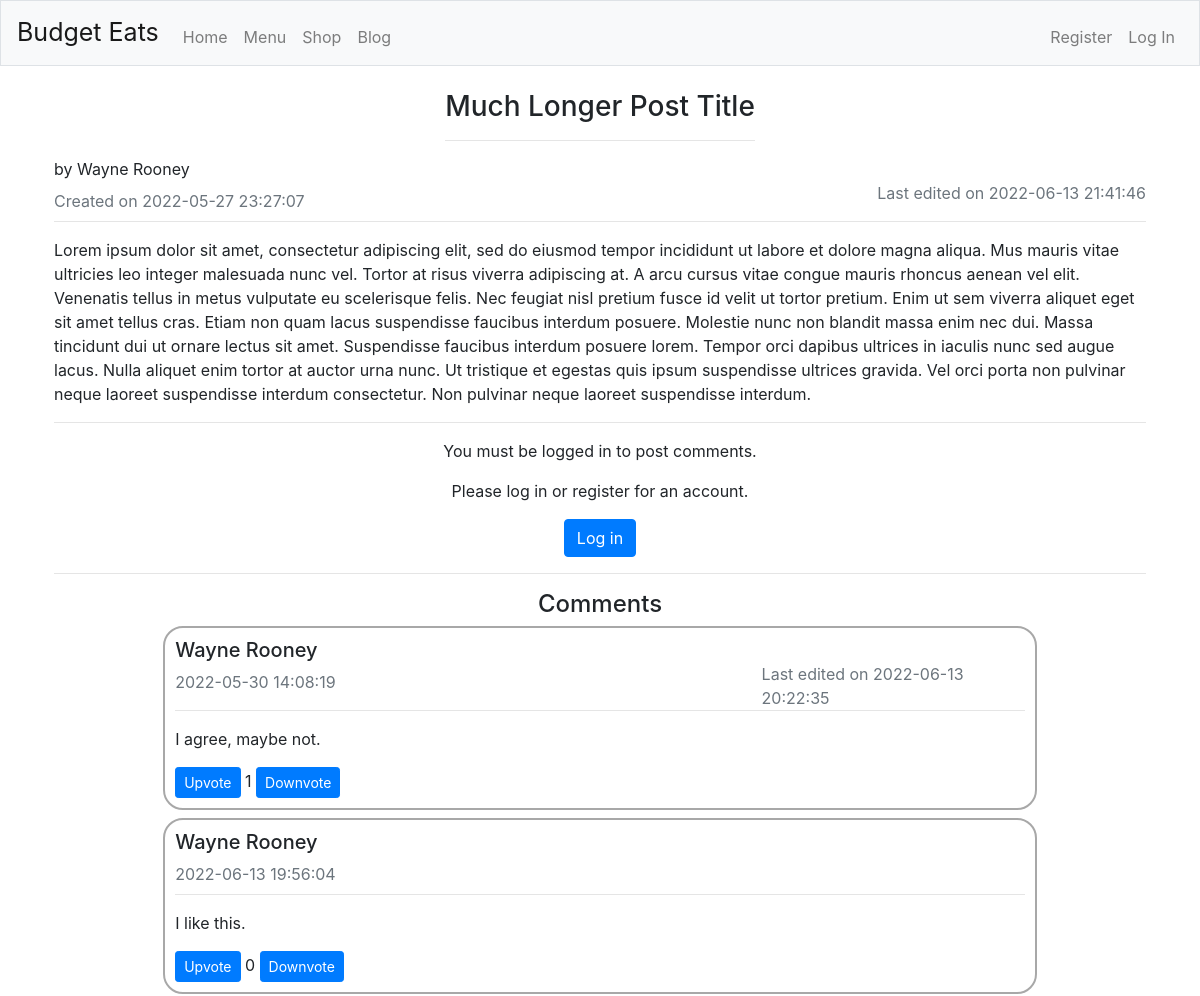
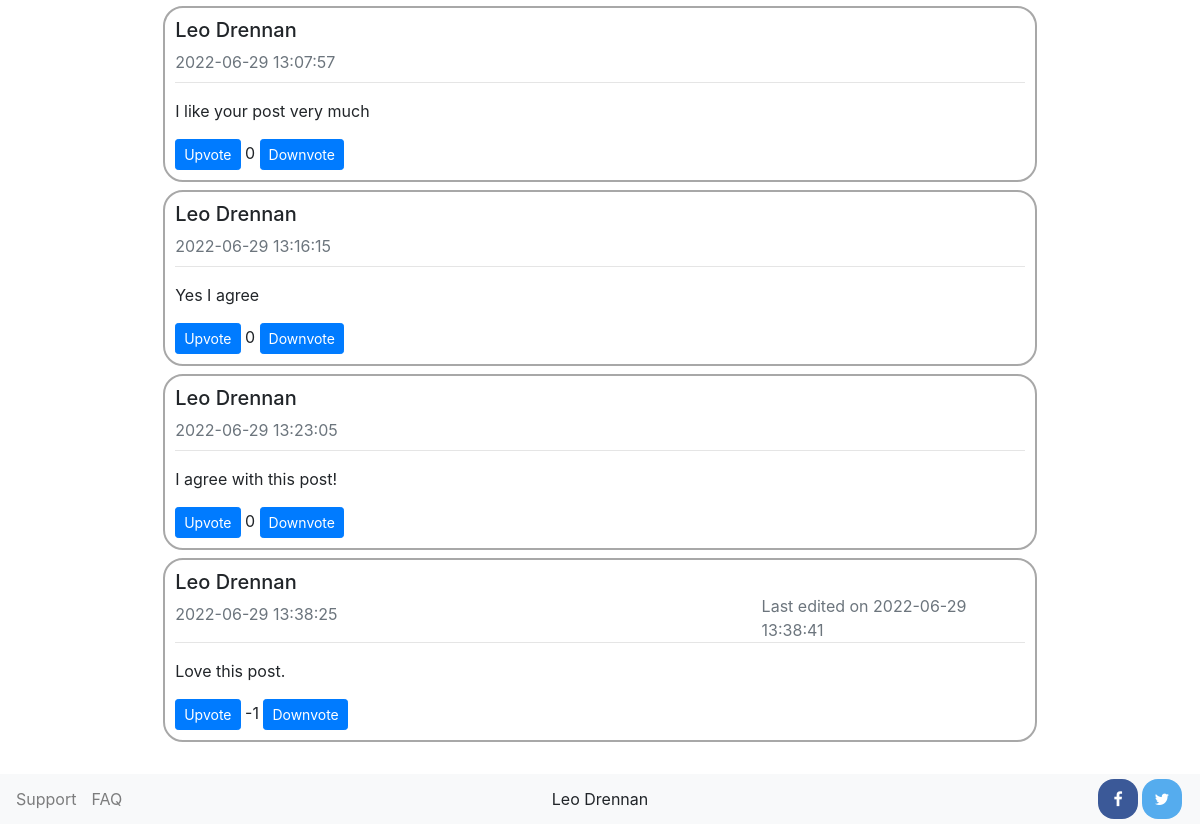
Page /blog/3 on the committed database (2 pictures, top to bottom).
### tables this page shows
CREATE TABLE posts (
    id INTEGER,
    user_id INTEGER,
    title TEXT,
    content TEXT,
    timestamp DATETIME,
    last_action DATETIME, edit DATETIME,
    PRIMARY KEY(id),
    FOREIGN KEY(user_id) REFERENCES users(id)
);

CREATE TABLE comments (
    id INTEGER,
    user_id INTEGER,
    post_id INTEGER,
    content TEXT,
    karma INTEGER,
    timestamp DATETIME, edit DATETIME,
    PRIMARY KEY(id),
    FOREIGN KEY(user_id) REFERENCES users(id),
    FOREIGN KEY(post_id) REFERENCES posts(id)
);

### application.py (the view, shortened to what this page needs)
@app.route("/blog/<post_id>", methods=["GET","POST"])
def blog_post(post_id):
    if request.method == "POST":
        if request.form.get("type") == "create":
            db.execute("INSERT INTO comments (user_id, post_id, content, karma, timestamp) VALUES (?, ?, ?, ?, datetime('now'))",
                       session["user_id"], post_id, request.form.get("comment"), 0)
            db.execute("UPDATE posts SET last_action = datetime('now') WHERE id = ?", post_id)
            flash("Successfully created comment.")
        elif request.form.get("type") == "edit":
            db.execute("UPDATE comments SET content = ?, edit = datetime('now') WHERE id = ?", request.form.get("content"), request.form.get("comment_id"))
            flash("Your comment has been successfully updated.")
        elif request.form.get("type") == "delete":
            db.execute("DELETE FROM comments_karma WHERE comment_id = ?", request.form.get("comment_id"))
            db.execute("DELETE FROM comments WHERE id = ?", request.form.get("comment_id"))
            timestamp = db.execute("SELECT timestamp FROM comments WHERE post_id = ? ORDER BY timestamp DESC", post_id)
            if len(timestamp) == 0:
                post_timestamp = db.execute("SELECT timestamp FROM posts WHERE id = ?", post_id)
                db.execute("UPDATE posts SET last_action = ? WHERE id = ?", post_timestamp[0]["timestamp"], post_id)
            else:
                db.execute("UPDATE posts SET last_action = ? WHERE id = ?", timestamp[0]["timestamp"], post_id)
            flash("Your comment has been successfully deleted.")
        elif request.form.get("type") == "postDelete":
            db.execute("DELETE FROM comments_karma WHERE comment_id IN (SELECT id FROM comments WHERE post_id = ?)", post_id)
            db.execute("DELETE FROM comments WHERE post_id = ?", post_id)
            db.execute("DELETE FROM posts WHERE id = ?", post_id)
            flash("Your blog post has been successfully deleted.")
            return redirect("/blog")
        else:
            return apology("something went wrong")
        return redirect(f"/blog/{post_id}")
    else:
        post = db.execute("SELECT * FROM posts WHERE id = ?", post_id)[0]
        name = db.execute("SELECT first_name, last_name FROM users WHERE id = ?", post["user_id"])
        author = concatenate(name[0]["first_name"], name[0]["last_name"])
        comments = db.execute("SELECT * FROM comments WHERE post_id = ? ORDER BY karma DESC", post_id)
        for i in range(len(comments)):
            names = db.execute("SELECT first_name, last_name FROM users WHERE id = ?", comments[i]["user_id"])
            full_name = concatenate(names[0]["first_name"], names[0]["last_name"])
            comments[i]["username"] = full_name
            if session.get("user_id") is None:
                comments[i]["voteStatus"] = 0
        if session.get("user_id") is None:
            return render_template("blog/post.html", post=post, author=author, comments=comments)
        return render_template("blog/post.html", post=post, author=author, comments=comments, verified=session["verified"])

### application.py (called while the page is built)
@app.after_request
def after_request(response):
    response.headers["Cache-Control"] = "no-cache, no-store, must-revalidate"
    response.headers["Expires"] = 0
    response.headers["Pragma"] = "no-cache"
    return response

### helpers.py (called while the page is built)
def concatenate(first_name, last_name):
    author = first_name + " " + last_name
    return author

### templates/blog/post.html (shortened to what this page needs)
{% extends "layout.html" %}
{% block main %}
    <div>
        <div style="display: flex; justify-content: center; align-items: center;">
            <div class="post-title" style="display: inline-block">
                <h3>{{ post.title }}</h3>
                <hr>
            </div>
        </div>
        <div class="row">
            <div class="col-md-6" style="text-align: left">
                <p style="margin-bottom: 8px">by {{ author }}</p>
                <p class="text-muted" style="margin-bottom: 8px">Created on {{ post.timestamp }}</p>
            </div>
            <div class="col-md-6" style="text-align: right">
                <br style="margin-bottom: 8px">
                <div class="text-muted">
                    {% if post.edit != None %}
                        Last edited on {{ post.edit }}
                    {% endif %}
                </div>
            </div>
        </div>
        <hr class="post-hr">
        <div class="post-content">{{ post.content }}</div>
        <hr>
    </div>
    <div class="comment-create centered">
        {% if not session.user_id %}
            <p>You must be logged in to post comments.</p>
            <p>Please log in or register for an account.</p>
            <a href="/login/blog/{{ post.id }}"><button class="btn btn-primary">Log in</button></a>
        {% elif verified == False %}
            <p>You must have a verified account to post comments.</p>
            <p>Please check your email address for a verification email or click below to send a new email.</p>
            <a href="/verify_request"><button class="btn btn-primary">Click here</button></a>
        {% endif %}
    </div>
    <hr>
    <h4 class="centered" style="margin-top: 10px">Comments</h4>
    <div class="comment-section">
        {% if comments %}
            {% for comment in comments %}
                <div class="comment round-border" id="{{ comment.id }}">
                    <div class="row">
                        <div class="col-md-8">
                            <h5>{{ comment.username }}</h5>
                            <p class="comment-info text-muted">{{ comment.timestamp }}</p>
                        </div>
                        <div class="col-md-4">
                            <br style="margin-bottom: 8px">
                            <div class="pull-right text-muted">
                                {% if comment.edit != None %}
                                    Last edited on {{ comment.edit }}
                                {% endif %}
                            </div>
                        </div>
                    </div>
                    <hr class="comment-hr">
                    <p id="body-{{ comment.id }}">{{ comment.content }}</p>
                    {% if session.user_id %}
                        {% if comment.voteStatus == 0 %}
                            <div class="voting-buttons" id="buttons-{{ comment.id }}">
                                <span id ="upvote-button"><button class="btn btn-primary btn-sm vote-button" id="upvote" value="{{ comment.id }}">Upvote</button></span>
                                <span id="karma">{{ comment.karma }}</span>
                                <span id="downvote-button"><button class="btn btn-primary btn-sm vote-button" id="downvote" value="{{ comment.id }}">Downvote</button></span>
                            </div>
                        {% elif comment.voteStatus == 1 %}
                            <div class="voting-buttons" id="buttons-{{ comment.id }}">
                                <span id ="upvote-undo"><button class="btn btn-primary btn-sm vote-button" id="remove-upvote" value="{{ comment.id }}">Revert-U</button></span>
                                <span id="karma">{{ comment.karma }}</span>
                                <span id="downvote-button"><button class="btn btn-primary btn-sm vote-button" id="downvote" value="{{ comment.id }}">Downvote</button></span>
                            </div>
                        {% else %}
                            <div class="voting-buttons" id="buttons-{{ comment.id }}">
                                <span id ="upvote-button"><button class="btn btn-primary btn-sm vote-button" id="upvote" value="{{ comment.id }}">Upvote</button></span>
                                <span id="karma">{{ comment.karma }}</span>
                                <span id="downvote-undo"><button class="btn btn-primary btn-sm vote-button" id="remove-vote" value="{{ comment.id }}">Revert-D</button></span>
                            </div>
                        {% endif %}
                    {% else %}
                        <div class="voting-buttons" id="buttons-{{ comment.id }}">
                            <span id="upvote-button">
                                <a href="/login/blog/{{ post.id }}" onclick="return confirm('You must be logged in to vote on comments. Log in now?')">
                                    <button class="btn btn-primary btn-sm" id="upvote" value="{{ comment.id }}">Upvote</button>
                                </a>
                            </span>
                            <span id="karma">{{ comment.karma }}</span>
                            <span id="downvote-button">
                                <a href="/login/blog/{{ post.id }}" onclick="return confirm('You must be logged in to vote on comments. Log in now?')">
                                    <button class="btn btn-primary btn-sm" id="downvote" value="{{ comment.id }}">Downvote</button>
                                </a>
                            </span>
                        </div>
                    {% endif %}
                </div>
            {% endfor %}
        {% else %}
            <div class="centered round-border" style="width: 80%; margin: auto;">
                There are no comments on this post.
            </div>
        {% endif %}
    </div>
{% endblock %}

### static/styles.css (style rules this page uses)
.round-border { border-style: solid; border-color: #A8A8A8; border-radius: 20px; border-width: 2px; padding: 10px; }
.centered { text-align: center !important; }
.review, .comment { margin-bottom: 0.5rem; width: 80%; margin-left: auto; margin-right: auto; margin-bottom: 0.5rem; }
.review-hr, .comment-hr, .post-hr { margin-top: 0px; margin-bottom: 16px; }
.review-info, .comment-info { margin-bottom: 8px; }
.btn { box-shadow: none !important; }

### rows in the picture
posts: title "Much Longer Post Title", timestamp "2022-05-27 23:27:07", edit "2022-06-13 21:41:46", content "Lorem ipsum dolor sit amet, consectetur adipiscing elit, sed do eiusmod tempor incididunt ut labore et dolore magna aliqua. Mus mauris vitae ultricies leo integer malesuada nunc vel. Tortor at risus viverra adipiscing at. A arcu cursus vitae congue mauris rhoncus aenean vel elit. Venenatis tellus in metus vulputate eu scelerisque felis. Nec feugiat nisl pretium fusce id velit ut tortor pretium. Enim ut sem viverra aliquet eget sit amet tellus cras. Etiam non quam lacus suspendisse faucibus interdum posuere. Molestie nunc non blandit massa enim nec dui. Massa tincidunt dui ut ornare lectus sit amet. Suspendisse faucibus interdum posuere lorem. Tempor orci dapibus ultrices in iaculis nunc sed…"
comments: username "Wayne Rooney", timestamp "2022-05-30 14:08:19", edit "2022-06-13 20:22:35", content "I agree, maybe not.", {{ comment.id }} 3 (drawn), karma "1"
comments: username "Wayne Rooney", timestamp "2022-06-13 19:56:04", content "I like this.", {{ comment.id }} 4 (drawn), karma "0"
comments: username "Leo Drennan", timestamp "2022-06-29 13:07:57", content "I like your post very much", {{ comment.id }} 5 (drawn), karma "0"
comments: username "Leo Drennan", timestamp "2022-06-29 13:16:15", content "Yes I agree", {{ comment.id }} 6 (drawn), karma "0"
comments: username "Leo Drennan", timestamp "2022-06-29 13:23:05", content "I agree with this post!", {{ comment.id }} 7 (drawn), karma "0"
comments: username "Leo Drennan", timestamp "2022-06-29 13:38:25", edit "2022-06-29 13:38:41", content "Love this post.", {{ comment.id }} 8 (drawn), karma "-1"

### other values in the picture
{{ author }} "Wayne Rooney"
